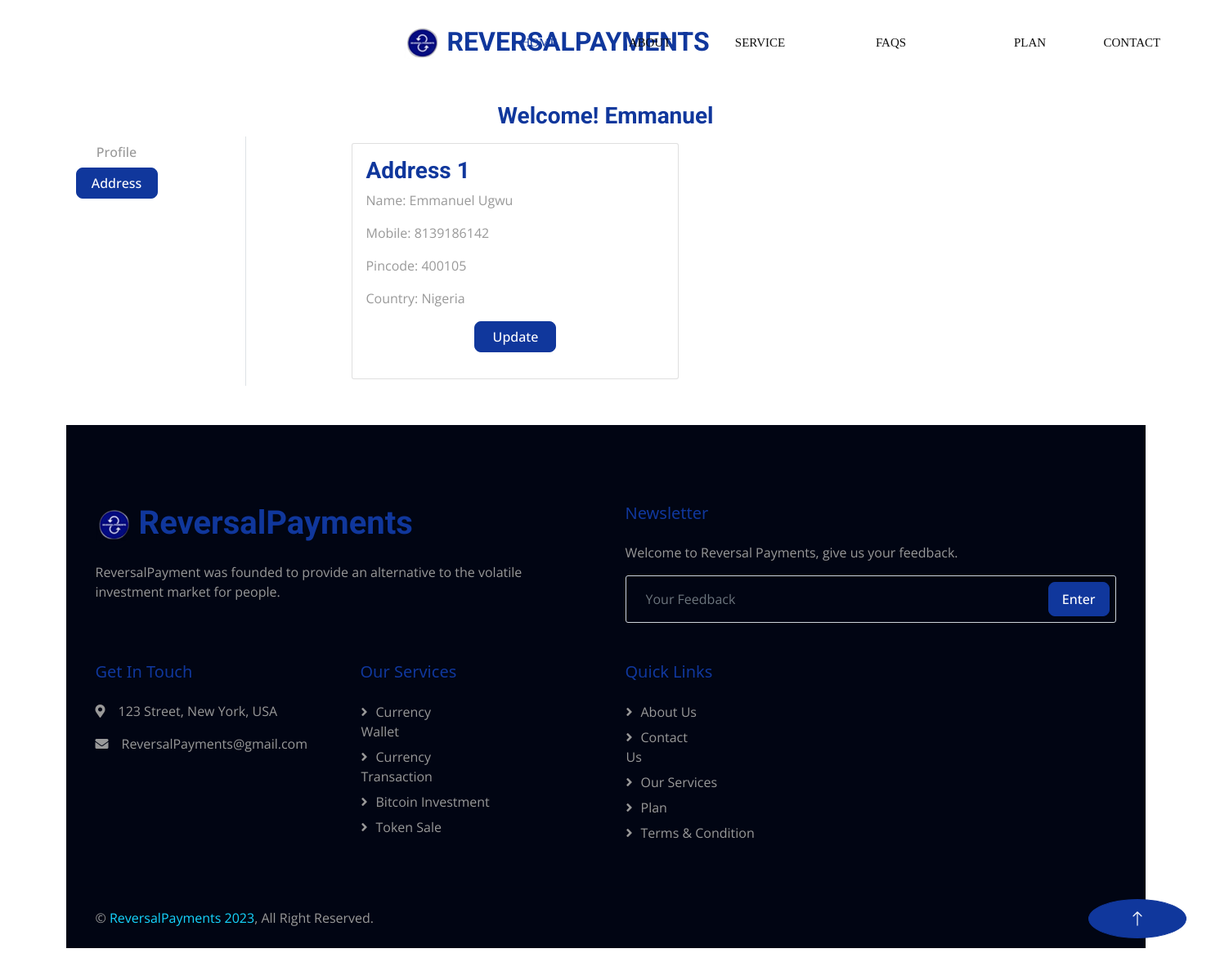
The page /address/ (signed in) on the database its author committed.
### base/models.py (models this page shows, shortened)
class Customer(models.Model):
    user = models.ForeignKey(User, on_delete=models.CASCADE)
    name = models.CharField(max_length=200)
    mobile = models.IntegerField(default=0)
    zipcode = models.IntegerField()
    country = models.CharField(max_length=200)

### base/views.py (the view)
# urls.py: path('address/', views.address, name='address'),
def address(request):
    add = Customer.objects.filter(user=request.user)
    return render(request, 'address.html', locals())

### base/templates/address.html (shortened to what this page needs)
{% extends 'navbar.html' %}
{% load static %}
{% block main-content %}
<div class="container my-5">
    <div class="row">
        <h3 class="text-center">Welcome! <span class="text-capitalize">{{request.user}}</span></h3>
        <div class="col-sm-2 border-end">
            <ul class="list-unstyled">
                <li class="d-grid"><a href="{% url 'profile' %}" class="btn ">Profile</a></li>
                <li class="d-grid"> <a href="{% url 'address' %}" class="btn btn-primary">Address</a></li>
            </ul>
        </div>
        <div  class="col-sm-8 offset-sm-1">
            <div class="row">
                {% for ad in add %}
                <div class="col-sm-6">
                    <div class="card m-2">
                        <div class="card-body">
                            <h3>Address {{forloop.counter}}</h3>
                            <p>Name: {{ad.name}}</p>
                            <p>Mobile: {{ad.mobile}}</p>
                            <p>Pincode: {{ad.zipcode}}</p>
                            <p>Country: {{ad.country}}</p>
                            <p class="text-center"><a href="{% url 'updateAddress' pk=ad.id %}" type="button" class="btn btn-primary">Update</a></p>
                        </div>
                    </div>
                </div>
                {% endfor %}
            </div>
        </div>
{% endblock main-content %}
{% block footer %}
    <div class="container-fluid bg-light footer mt-5 pt-5 wow fadeIn" data-wow-delay="0.1s">
        <div class="container py-5">
            <div class="row g-5">
                <div class="col-md-6">
                    <h1 class="m-0 text-bg mb-4"><img class="img-fluid me-2" src="{% static 'img/logo.png' %}" alt="" style="width: 45px;">ReversalPayments</h1>
                    <span>ReversalPayment was founded to provide an alternative to the volatile investment market for people.</span>
                </div>
                <div class="col-md-6">
                    <h5 class="mb-4">Newsletter</h5>
                    <p>Welcome to Reversal Payments, give us your feedback.</p>
                    <div class="position-relative">
                        <input class="form-control bg-transparent w-100 py-3 ps-4 pe-5" type="text" placeholder="Your Feedback">
                        <button type="button"  class="btn btn-primary py-2 px-3 position-absolute top-0 end-0 mt-2 me-2"><a href="ReversalPayments@gmail.com"></a> Enter</button>
                    </div>
                </div>
                <div class="col-lg-3 col-md-6">
                    <h5 class="mb-4">Get In Touch</h5>
                    <p><i class="fa fa-map-marker-alt me-3"></i>123 Street, New York, USA</p>
                    <p><i class="fa fa-envelope me-3"></i>ReversalPayments@gmail.com</p>
                </div>
                <div class="col-lg-3 col-md-6">
                    <h5 class="mb-4">Our Services</h5>
                    <a class="btn btn-link" href="">Currency Wallet</a>
                    <a class="btn btn-link" href="">Currency Transaction</a>
                    <a class="btn btn-link" href="">Bitcoin Investment</a>
                    <a class="btn btn-link" href="">Token Sale</a>
                </div>
                <div class="col-lg-3 col-md-6">
                    <h5 class="mb-4">Quick Links</h5>
                    <a class="btn btn-link" href="{% url 'about' %}">About Us</a>
                    <a class="btn btn-link" href="{% url 'contact' %}">Contact Us</a>
                    <a class="btn btn-link" href="{% url 'service' %}">Our Services</a>
                    <a class="btn btn-link" href="{% url 'plan' %}">Plan</a>
                    <a class="btn btn-link" href="">Terms & Condition</a>
                </div>
            </div>
        </div>
        <div class="container-fluid copyright">
            <div class="container">
                <div class="row">
                    <div class="col-md-6 text-center text-md-start mb-3 mb-md-0">
                        &copy; <a href="#">ReversalPayments 2023</a>, All Right Reserved.
                    </div>
                    <div class="col-md-6 text-center text-md-end">
                    </div>
                </div>
            </div>
        </div>
    </div>
{% endblock footer %}

### base/static/css/style.css (style rules this page uses)
h4, h5, h6, .h4, .h5, .h6 { font-weight: 500 !important; font-family: 'Segoe UI', Tahoma, Geneva, Verdana, sans-serif; }
.btn { font-weight: 500; transition: .5s; border-radius: 8px; }
.btn.btn-primary { color: #FFFFFF; }
.footer .btn.btn-link { display: block; margin-bottom: 5px; padding: 0; text-align: left; color: var(--secondary); font-weight: normal; text-transform: capitalize; transition: .3s; }
.footer .btn.btn-link::before { position: relative; content: "\f105"; font-family: "Font Awesome 5 Free"; font-weight: 900; color: var(--secondary); margin-right: 10px; }
.footer .copyright { padding: 25px 0; border-top: 1px solid rgba(17, 17, 17, .1); }
.footer .copyright a { color: var(--primary); }

### base/static/mine/styles.css (style rules this page uses)
a:nth-child(1) { width: 100px; }
a:nth-child(2) { width: 110px; }
a:nth-child(3) { width: 100px; }
a:nth-child(4) { width: 160px; }
a:nth-child(5) { width: 120px; }

### rows shown on the page
Customer: name "Emmanuel Ugwu", mobile "8139186142", zipcode "400105", country "Nigeria"

### other values the page prints
{{ request.user }} "Emmanuel"
